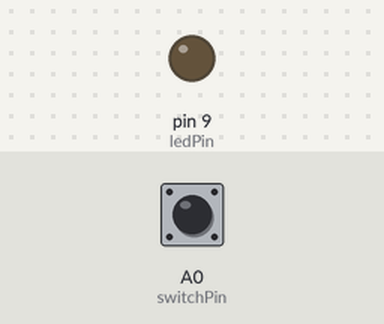
Bench run of a sketch on a simulated Arduino Uno, built with avr-gcc and run on an emulated ATmega328P. Parts: output pins drawn as LEDs (lit = HIGH). Inputs (shaded band) come from the test bench; at power-on: A0 (switchPin) HIGH. What the sketch prints to the serial monitor is not drawn.

Above: at 1.2 s.
1.3 s: A0 (switchPin) pulled LOW for 0.15 s
At 1.37 s:
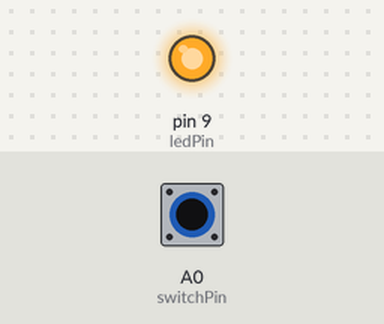
2.9 s: A0 (switchPin) pulled LOW for 3.2 s
At 6.6 s:
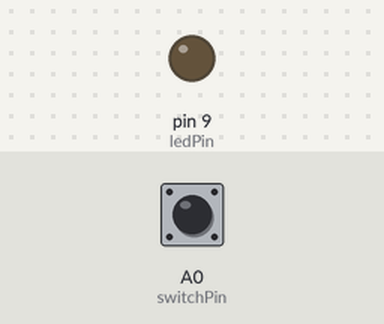
Timing chart, 0 to 8.1 s (numbered marks = the images above; inputs shaded):
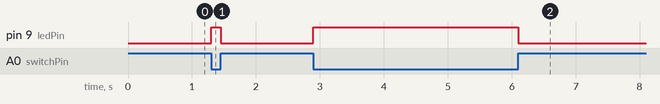

The sketch:

pedal.ino
```cpp
// PORT 1301

int switchPin = A0;
int prevValue = 1;
int ledPin = 9;

void setup() {

  Serial.begin(38400);

  pinMode(ledPin, OUTPUT);

  // set up the pedal switch
  pinMode(switchPin, INPUT_PULLUP);

}

void loop() {

  int value = digitalRead(switchPin);
  if(value==0){
    digitalWrite(ledPin, HIGH);
    Serial.write("0");
  } else {
    digitalWrite(ledPin, LOW);
    Serial.write("1");
  }

}
```

Measured:
- after the input at 1.3 s, pin 9 (ledPin): LOW → HIGH at once, → LOW 0.15 s later
- after the input at 2.9 s, pin 9 (ledPin): LOW → HIGH at once, → LOW 3.2 s later
